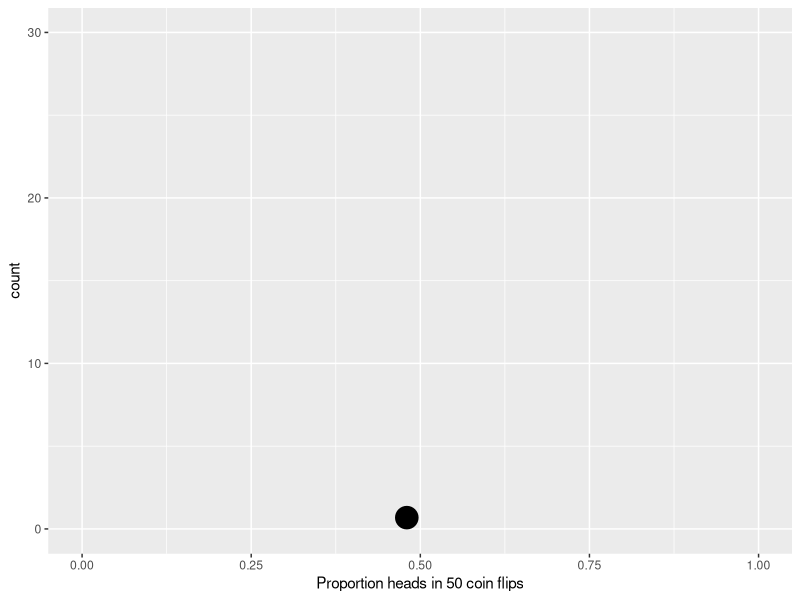
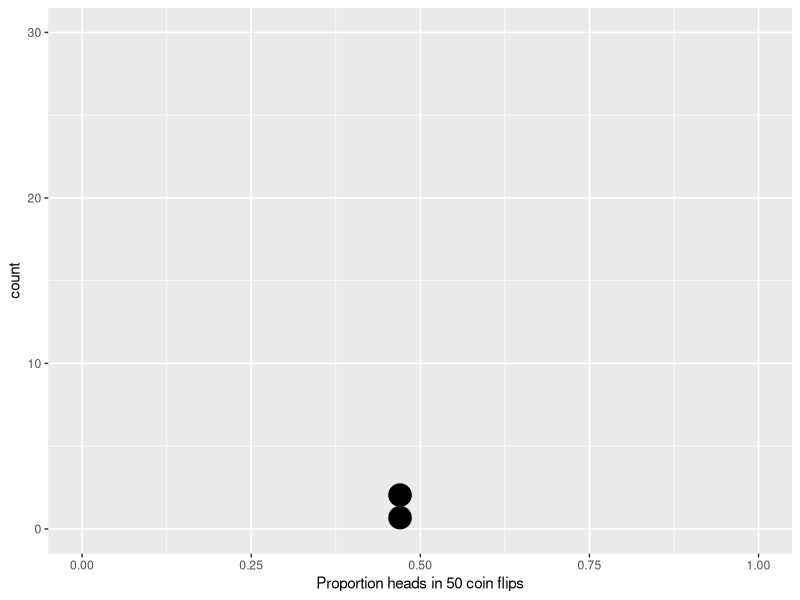
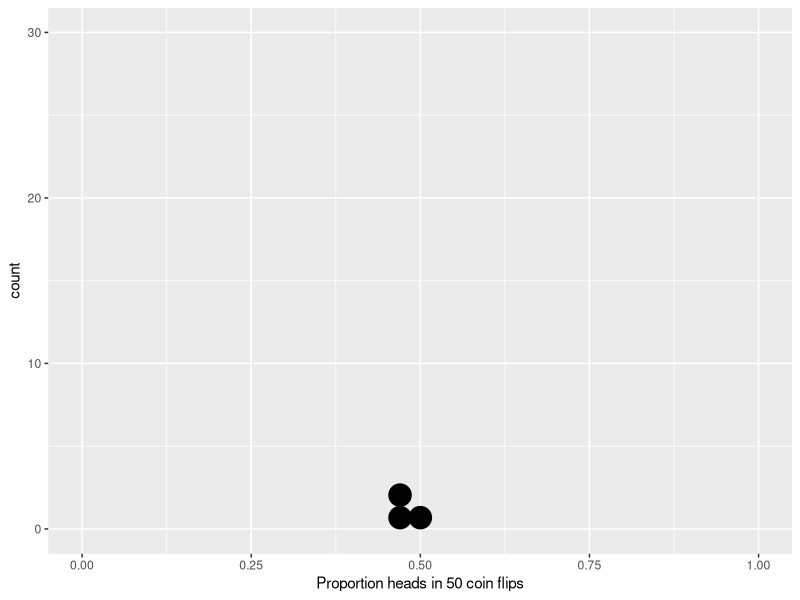
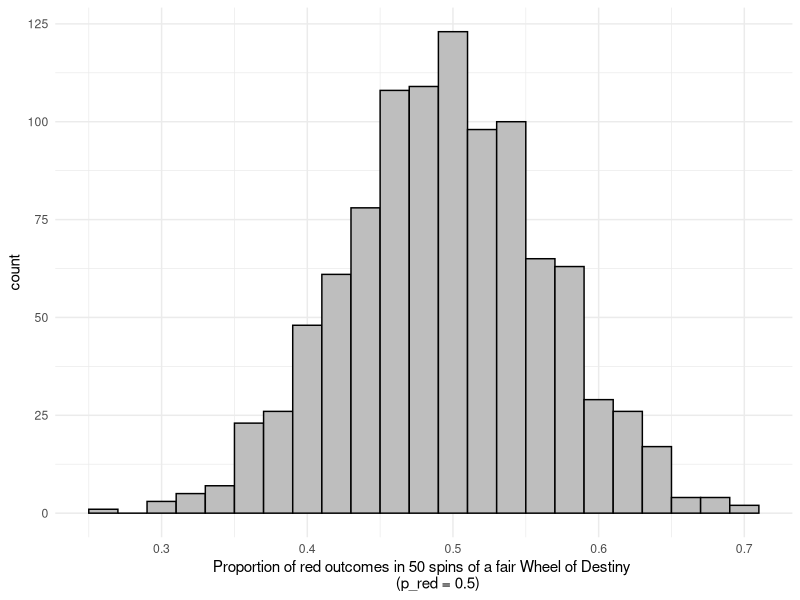
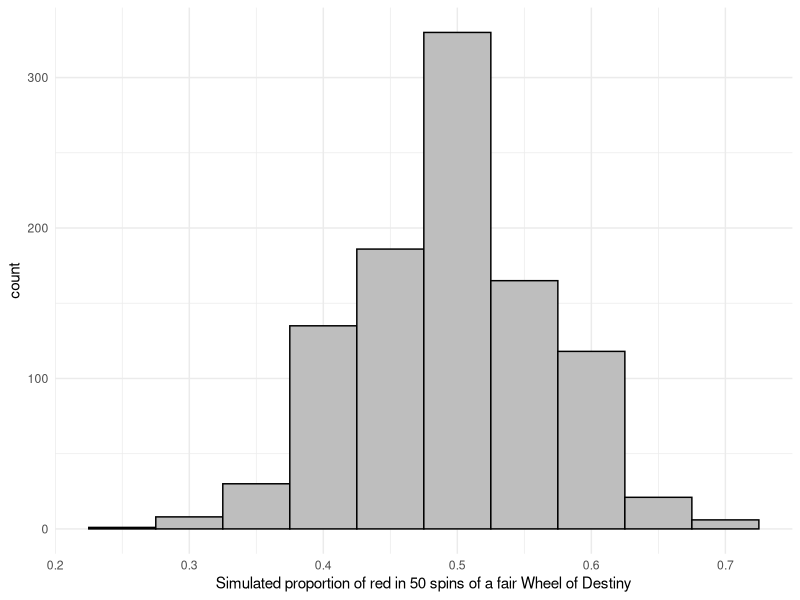
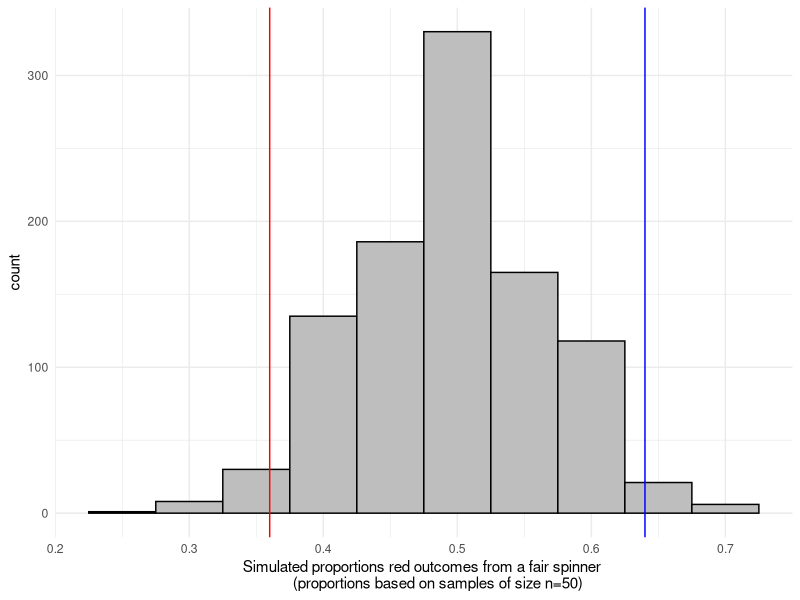
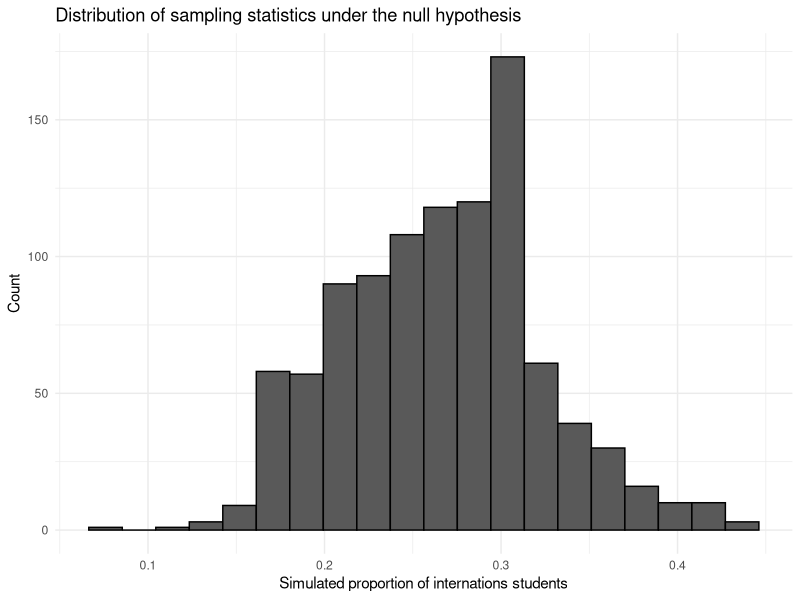
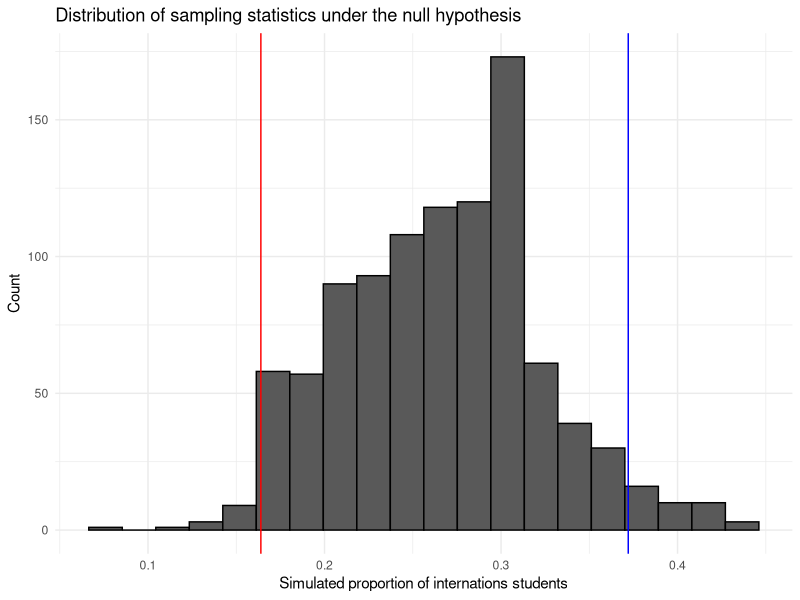

Reproduce these figures in R, in order.
## ---- chunk 1
library(tidyverse)
knitr::opts_chunk$set(cache=TRUE, fig.height = 3)
## ---- chunk 2
test_stat <- 32/50
test_stat
## ---- chunk 3
set.seed(5)
## ---- chunk 4
coin <- c("heads", "tails")
flips <- sample(coin,  # vector with all possible outcomes
       size = 50,            # number of values to sample
       prob = c(0.5, 0.5),   # probability of each outcome (default is equal probs)
       replace = TRUE)       # can outcomes be repeated? (default=FALSE)
## ---- chunk 5
sim <- tibble(p_heads = mean(flips=="heads"))
print(as.numeric(sim))
sim %>% ggplot(aes(x=p_heads)) + 
  geom_dotplot() + xlim(0, 1) + ylim(0,30) +
  labs(x="Proportion heads in 50 coin flips")
## ---- chunk 6
new_sim <- sample(c("heads", "tails"), size = 50, replace = TRUE)
sim_p <- sum(new_sim == "heads") / 50
sim_p

# add the new simulated value to the first entry in the vector of results
sim[2,1] <- sim_p

# plot
sim %>% ggplot(aes(x=p_heads)) + 
  geom_dotplot() + xlim(0, 1) + ylim(0,30) +
  labs(x="Proportion heads in 50 coin flips")
## ---- chunk 7
new_sim <- sample(c("heads", "tails"), size = 50, replace = TRUE)
sim_p <- sum(new_sim == "heads") / 50
sim_p

# add the new simulated value to the first entry in the vector of results
sim[3,1] <- sim_p

# plot
sim %>% ggplot(aes(x=p_heads)) + 
  geom_dotplot() + xlim(0, 1) + ylim(0,30) +
  labs(x="Proportion heads in 50 coin flips") 
## ---- chunk 8
n_observations <- 50 # number of observations (e.g. coin flips or spins)
repetitions <- 1000 # 1000 simulations
simulated_stats <- rep(NA, repetitions) # 1000 missing values to start
## ---- chunk 9
for (i in 1:repetitions){
  new_sim <- sample(c("red", "black"), 
                    size = n_observations,    
                    prob = c(0.5, 0.5),
                    replace = TRUE)
  sim_p <- sum(new_sim == "red") / n_observations
  
  simulated_stats[i] <- sim_p # add new value to vector of results
}
## ---- chunk 10
sim_tibble <- tibble(p_red = simulated_stats)
## ---- chunk 11
sim_tibble %>% ggplot(aes(x = p_red)) + 
  geom_histogram(binwidth = 0.02, colour = "black", fill = "grey") +
  xlab("Proportion of red outcomes in 50 spins of a fair Wheel of Destiny 
       (p_red = 0.5)") +
  theme_minimal()
## ---- chunk 12
sim_tibble %>% ggplot(aes(x = p_red)) + 
  geom_histogram(binwidth = 0.05, colour = "black", fill = "grey") +
  xlab("Simulated proportion of red in 50 spins of a fair Wheel of Destiny") +
  theme_minimal()
## ---- chunk 13
test_stat <- 32/50

sim_tibble %>% ggplot(aes(x=p_red)) + 
  geom_histogram(binwidth = 0.05, colour = "black", fill = "grey") +
  geom_vline(xintercept = 0.5  - abs(0.5 - test_stat), 
             color = "red") + 
  geom_vline(xintercept = 0.5 + abs(0.5 - test_stat), 
             color = "blue") +
  labs(x = "Simulated proportions red outcomes from a fair spinner 
       (proportions based on samples of size n=50)") +
  theme_minimal()

## ---- chunk 14
pvalue <- sim_tibble %>% 
  filter(p_red >= 0.64 | p_red <= 0.36) %>%
  summarise(p_value = n() / repetitions)

as.numeric(pvalue)
## ---- chunk 15
p_value <- sim_tibble %>% 
  filter(abs(p_red - 0.5) >= abs(test_stat - 0.5)) %>% 
  summarise(p_value = n() / repetitions) %>% 
  as.numeric()
p_value
## ---- chunk 16
library(tidyverse)
gratitude <- read_csv("gratitude.csv")

# Calculation version 1
test_stat <- gratitude %>% 
  mutate(is_int = case_when(status == "International" ~ 1,
                            TRUE ~ 0)) %>% 
  summarise(test_stat = mean(is_int)) %>% 
  as.numeric()
test_stat

# Calculation version 2 (uses n_observations object)
n_observations <- nrow(gratitude)

test_stat <- gratitude %>% 
  filter(status == "International") %>% 
  count() %>%  # this row could also summarize(n = n())
  mutate(n = n/n_observations) %>% 
  as.numeric()
test_stat
## ---- chunk 17
set.seed(123)

repetitions <- 1000 

simulated_stats <- rep(NA, repetitions) 

for (i in 1:repetitions){
  # this is were you create one simulation
  new_sim <- tibble(status = sample(c("International", "Domestic"), size = 61, 
                                    replace = TRUE, prob = c(0.268, 1-0.268)))
  
  # you'll basically use whatever code you used for test_stat above, 
  # but on the new_sim data/vector
  sim_val <- new_sim %>% 
    mutate(is_int = case_when(status == "International" ~ 1,
                            TRUE ~ 0)) %>% 
    summarise(test_stat = mean(is_int)) %>% 
    as.numeric()

  simulated_stats[i] <- sim_val 
}

sim_tibble <- tibble(simulated_statistics = simulated_stats)

ggplot(sim_tibble, aes(x = simulated_statistics)) + 
  geom_histogram(bins = 20, color = "black") +
  labs(x="Simulated proportion of internations students", y="Count", 
        title = "Distribution of sampling statistics under the null hypothesis") +
  theme_minimal()
## ---- chunk 18
hypothesized_value <- 0.268

ggplot(sim_tibble, aes(x = simulated_statistics)) + 
  geom_histogram(bins = 20, color = "black") +
  labs(x="Simulated proportion of internations students", y="Count", 
        title = "Distribution of sampling statistics under the null hypothesis") +
  geom_vline(xintercept = hypothesized_value - abs(test_stat-hypothesized_value), 
             colour = "red") +
  geom_vline(xintercept = hypothesized_value + abs(test_stat-hypothesized_value), 
             colour = "blue") +
  theme_minimal()

p_value <- sim_tibble %>% 
  filter(simulated_statistics <= hypothesized_value - abs(test_stat-hypothesized_value) | 
         simulated_statistics >= hypothesized_value + abs(test_stat-hypothesized_value)) %>%   
  summarise(p_value = n() / repetitions) %>% 
  as.numeric()
p_value

## ---- chunk 19
# I already ran these in Example 2
# library(tidyverse)
# gratitude <- read_csv("gratitude.csv")

# don't really need to calculate the number of obs in each group this time
gratitude %>% 
  group_by(treatment) %>% 
  count() # count is the same as summarise(n = n())

test_stat <- gratitude %>% 
  group_by(treatment) %>% 
  summarise(mean = mean(life_satisfaction)) %>% 
  ungroup() %>% 
  summarise(test_stat = diff(mean)) %>% 
  as.numeric()

test_stat
## ---- chunk 20
set.seed(123)

repetitions <- 1000 

simulated_stats <- rep(NA, repetitions) 

for (i in 1:repetitions){
  # this is were you create one simulation
  new_sim <- gratitude %>% 
    mutate(treatment = sample(treatment))
  
  # you'll basically use whatever code you used for test_stat above, 
  # but on the new_sim data/vector
  sim_val <- new_sim %>% 
   group_by(treatment) %>% 
  summarise(mean = mean(life_satisfaction)) %>% 
  ungroup() %>% 
  summarise(test_stat = diff(mean)) %>% 
  as.numeric()
  
  simulated_stats[i] <- sim_val 
}

sim_tibble <- tibble(simulated_statistics = simulated_stats)

ggplot(sim_tibble, aes(x = simulated_statistics)) + 
  geom_histogram(bins = 30, color = "black") +
  labs(x="Simulated difference in mean life satisfaction between treatment and control groups", 
        y="Count", 
        title = "Distribution of sampling statistic under the null hypothesis") +
  theme_minimal()
## ---- chunk 21
hypothesized_value <- 0

ggplot(sim_tibble, aes(x = simulated_statistics)) + 
  geom_histogram(bins = 20, color = "black") +
  labs(x="Simulated difference in mean life satisfaction between treatment and control groups", 
       y="Count", 
       title = "Distribution of sampling statistic under the null hypothesis") +
  geom_vline(xintercept = hypothesized_value - abs(test_stat-hypothesized_value), 
             colour = "red") +
  geom_vline(xintercept = hypothesized_value + abs(test_stat-hypothesized_value), 
             colour = "blue") +
  theme_minimal()

p_value <- sim_tibble %>% 
  filter(simulated_statistics <= hypothesized_value - abs(test_stat-hypothesized_value) | 
         simulated_statistics >= hypothesized_value + abs(test_stat-hypothesized_value)) %>%   
  summarise(p_value = n() / repetitions) %>% 
  as.numeric()
p_value

## ---- chunk 22
# I already ran these in Example 2
# library(tidyverse)
# gratitude <- read_csv("gratitude.csv")

# Calculation version 1
p_res_int <- gratitude %>% 
  filter(status=="International") %>% 
  mutate(is_int = case_when(residence == "In University residence" ~ 1,
                            TRUE ~ 0)) %>% 
    summarise(test_stat = mean(is_int)) %>% 
    as.numeric()

p_res_dom <- gratitude %>% 
  filter(status=="Domestic") %>% 
  mutate(is_int = case_when(residence == "In University residence" ~ 1,
                            TRUE ~ 0)) %>% 
    summarise(test_stat = mean(is_int)) %>% 
    as.numeric()


test_stat <- p_res_int - p_res_dom
test_stat

# Calculation version 2 (uses n_observations object)
n_int <- gratitude %>% 
  filter(status == "International") %>%  
  count() %>% 
  as.numeric()

n_dom <- gratitude %>% filter(status == "Domestic") %>%  count() %>% as.numeric()

n_int_res <- gratitude %>% 
  filter(status == "International" & residence == "In University residence") %>% 
  count() %>% 
  as.numeric()

n_dom_res <- gratitude %>% 
  filter(status == "Domestic" & residence == "In University residence") %>% 
  count() %>% 
  as.numeric()

test_stat <- n_int_res/n_int - n_dom_res/n_dom
test_stat

# Calculation version 3 (all in one pipe)
test_stat <- gratitude %>% 
  group_by(status) %>% 
  mutate(total = n()) %>% 
  group_by(status, residence, total) %>% 
  count() %>% 
  filter(residence == "In University residence") %>% 
  ungroup() %>% 
  summarise(test_stat = diff(n/total)) %>% 
  as.numeric()
test_stat

## ---- chunk 23
set.seed(123)

repetitions <- 1000 

simulated_stats <- rep(NA, repetitions) 

for (i in 1:repetitions){
  # this is were you create one simulation, 
  new_sim <- gratitude %>% 
    mutate(status = sample(status))
  
  # you'll basically use whatever code you used for test_stat above, 
  # but on the new_sim data/vector
  sim_val <- new_sim %>% 
    group_by(status) %>% 
    mutate(total = n()) %>% 
    group_by(status, residence, total) %>% 
    count() %>% 
    filter(residence == "In University residence") %>% 
    ungroup() %>% 
    summarise(test_stat = diff(n/total)) %>% 
    as.numeric()
    
  simulated_stats[i] <- sim_val 
}

sim_tibble <- tibble(simulated_statistics = simulated_stats)

ggplot(sim_tibble, aes(x = simulated_statistics)) + 
  geom_histogram(bins = 20, color = "black") +
  labs(x="Simulated difference in proportion of students in residence between\ninternational and domestic students", y="Count", 
        title = "Distribution of sampling statistic under the null hypothesis") +
  theme_minimal()
## ---- chunk 24
hypothesized_value <- 0

ggplot(sim_tibble, aes(x = simulated_statistics)) + 
  geom_histogram(bins = 100, color = "black") +
  labs(x="Simulated difference in proportion of students in residence between\ninternational and domestic students", y="Count", 
        title = "Distribution of sampling statistic under the null hypothesis") +
  geom_vline(xintercept = hypothesized_value - abs(test_stat-hypothesized_value), 
             colour = "red") +
  geom_vline(xintercept = hypothesized_value + abs(test_stat-hypothesized_value), 
             colour = "blue") +
  theme_minimal()

p_value <- sim_tibble %>% 
  filter(simulated_statistics <= hypothesized_value - abs(test_stat-hypothesized_value) | 
         simulated_statistics >= hypothesized_value + abs(test_stat-hypothesized_value)) %>%   
  summarise(p_value = n() / repetitions) %>% 
  as.numeric()
p_value

## ---- chunk 25
gratitude %>% 
  group_by(treatment) %>% 
  summarise(means = mean(adjustment))
## ---- chunk 26
group_means <- gratitude %>% 
  group_by(treatment) %>% 
  summarise(means = mean(adjustment))

# The diff function calculates the difference between 
# values in a vector
diff_means <- group_means %>%
  summarise(test_stat = diff(means))

diff_means
as.numeric(diff_means)
## ---- chunk 27
# Set things up so we can simulate
set.seed(523)
repetitions <- 1000
simulated_values <- rep(NA, repetitions)

# Run our simulations
for(i in 1:repetitions){
  # Here we are shuffling the labels (i.e. randomly reassigning each student 
  # to a treatment group and assuming they keep the same score)
  simdata <- gratitude %>% 
    mutate(treatment = sample(treatment))
  
  # Simulation statistic calculation, 
  # exactly like our original test stat calc
  sim_value <- simdata %>% 
    group_by(treatment) %>%
    summarise(means = mean(adjustment)) %>%
    summarise(value = diff(means))
  
  # Store your simulated statistics
  simulated_values[i] <- as.numeric(sim_value)
}

# Make into a tibble so it is easy to work with
sim <- tibble(mean_diff = simulated_values)

# Plot our estimated sampling distribution
sim %>% ggplot(aes(x=mean_diff)) + 
  geom_histogram(binwidth=1, color="black", fill="gray") +
  geom_vline(xintercept = abs(diff_means$test_stat), colour = "red") +
  geom_vline(xintercept = -abs(diff_means$test_stat), colour = "red")
## ---- chunk 28
# Calculate p-value
num_more_extreme <- sim %>% 
  filter(abs(mean_diff) >= abs(diff_means$test_stat)) %>% 
  summarise(n())

p_value <- as.numeric(num_more_extreme / repetitions)
p_value
